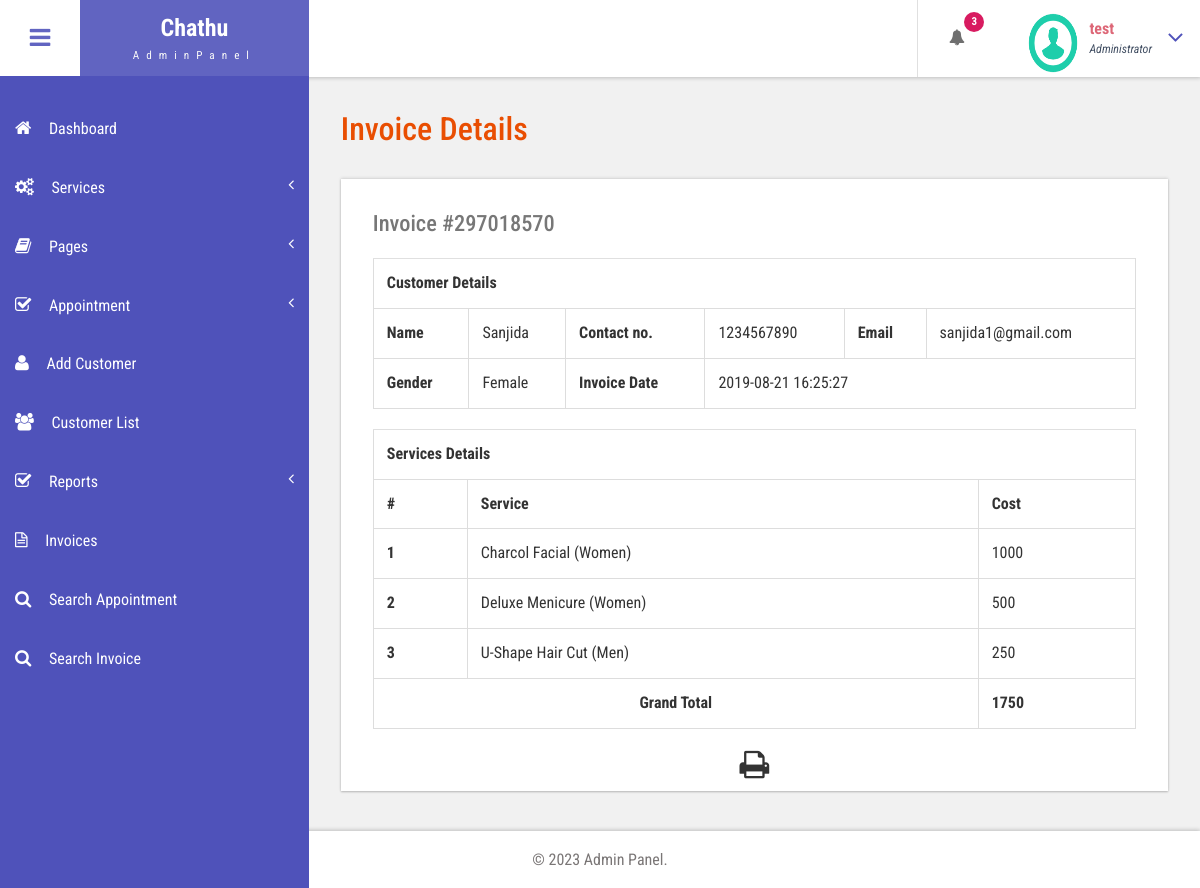
The app's page /admin/view-invoice.php?invoiceid=297018570 (signed in) with its own data.
### tables this page shows
CREATE TABLE `tblservices` (
  `ID` int(10) NOT NULL,
  `ServiceName` varchar(200) DEFAULT NULL,
  `Cost` int(10) DEFAULT NULL,
  `CreationDate` timestamp NULL DEFAULT CURRENT_TIMESTAMP
);

### admin/view-invoice.php (the view, shortened to what this page needs)
<?php
include('includes/dbconnection.php');
if (strlen($_SESSION['bpmsaid']==0)) {
  header('location:logout.php');
  } else{
  ?>
<!DOCTYPE HTML>
<html>
<head>
<link href="css/bootstrap.css" rel='stylesheet' type='text/css' />
<link href="css/style.css" rel='stylesheet' type='text/css' />
<link href="css/font-awesome.css" rel="stylesheet">
<link href="css/animate.css" rel="stylesheet" type="text/css" media="all">
<link href="css/custom.css" rel="stylesheet">
</head>
<body class="cbp-spmenu-push">
	<div class="main-content">
		 <?php include_once('includes/sidebar.php');?>
		 <?php include_once('includes/header.php');?>
		<div id="page-wrapper">
			<div class="main-page">
				<div class="tables" id="exampl">
					<h3 class="title1">Invoice Details</h3>
	<?php
	$invid=intval($_GET['invoiceid']);
$ret=mysqli_query($con,"select DISTINCT  tblinvoice.PostingDate,tblcustomers.Name,tblcustomers.Email,tblcustomers.MobileNumber,tblcustomers.Gender
	from  tblinvoice
	join tblcustomers on tblcustomers.ID=tblinvoice.Userid
	where tblinvoice.BillingId='$invid'");
while ($row=mysqli_fetch_array($ret)) {
?>
					<div class="table-responsive bs-example widget-shadow">
						<h4>Invoice #<?php echo $invid;?></h4>
						<table class="table table-bordered" width="100%" border="1">
<tr>
<th colspan="6">Customer Details</th>
</tr>
							 <tr>
								<th>Name</th>
								<td><?php echo $row['Name']?></td>
								<th>Contact no.</th>
								<td><?php echo $row['MobileNumber']?></td>
								<th>Email </th>
								<td><?php echo $row['Email']?></td>
							</tr>
							 <tr>
								<th>Gender</th>
								<td><?php echo $row['Gender']?></td>
								<th>Invoice Date</th>
								<td colspan="3"><?php echo $row['PostingDate']?></td>
							</tr>
<?php }?>
</table>
<table class="table table-bordered" width="100%" border="1">
<tr>
<th colspan="3">Services Details</th>
</tr>
<tr>
<th>#</th>
<th>Service</th>
<th>Cost</th>
</tr>
<?php
$ret=mysqli_query($con,"select tblservices.ServiceName,tblservices.Cost
	from  tblinvoice
	join tblservices on tblservices.ID=tblinvoice.ServiceId
	where tblinvoice.BillingId='$invid'");
$cnt=1;
while ($row=mysqli_fetch_array($ret)) {
	?>
<tr>
<th><?php echo $cnt;?></th>
<td><?php echo $row['ServiceName']?></td>
<td><?php echo $subtotal=$row['Cost']?></td>
</tr>
<?php
$cnt=$cnt+1;
$gtotal+=$subtotal;
} ?>
<tr>
<th colspan="2" style="text-align:center">Grand Total</th>
<th><?php echo $gtotal?></th>
</tr>
</table>
  <p style="margin-top:1%"  align="center">
  <i class="fa fa-print fa-2x" style="cursor: pointer;"  OnClick="CallPrint(this.value)" ></i>
</p>
					</div>
				</div>
			</div>
		</div>
		 <?php include_once('includes/footer.php');?>
	</div>
</body>
</html>
<?php }  ?>

### admin/includes/header.php (shortened to what this page needs)
<div class="sticky-header header-section ">
      <div class="header-left">
        <button id="showLeftPush"><i class="fa fa-bars"></i></button>
        <div class="logo">
          <a href="index.html">
            <h1>Chathu</h1>
            <span>AdminPanel</span>
          </a>
        </div>
      </div>
      <div class="header-right">
        <div class="profile_details_left">
          <ul class="nofitications-dropdown">
            <?php
$ret1=mysqli_query($con,"select ID,Name from  tblappointment where Status=''");
$num=mysqli_num_rows($ret1);
?>
            <li class="dropdown head-dpdn">
              <a href="#" class="dropdown-toggle" data-toggle="dropdown" aria-expanded="false"><i class="fa fa-bell"></i><span class="badge blue"><?php echo $num;?></span></a>
            </li>
          </ul>
          <div class="clearfix"> </div>
        </div>
        <div class="profile_details">
        <?php
$adid=$_SESSION['bpmsaid'];
$ret=mysqli_query($con,"select AdminName from tbladmin where ID='$adid'");
$row=mysqli_fetch_array($ret);
$name=$row['AdminName'];
?>
          <ul>
            <li class="dropdown profile_details_drop">
              <a href="#" class="dropdown-toggle" data-toggle="dropdown" aria-expanded="false">
                <div class="profile_img">
                  <span class="prfil-img"><img src="images/download (1).png" alt="" width="50" height="60"> </span>
                  <div class="user-name">
                    <p><?php echo $name; ?></p>
                    <span>Administrator</span>
                  </div>
                  <i class="fa fa-angle-down lnr"></i>
                  <div class="clearfix"></div>
                </div>
              </a>
            </li>
          </ul>
        </div>
      </div>
      <div class="clearfix"> </div>
    </div>

### admin/css/style.css (style rules this page uses)
h4, h5, h6, h1, h2, h3 { margin: 0; }
ul, ol { margin: 0; }
p { margin: 0; }
html, body { font-family: 'Roboto Condensed', sans-serif; font-size: 100%; overflow-x: hidden; background: #fff; }
body a { transition: 0.5s all ease; -webkit-transition: 0.5s all ease; -moz-transition: 0.5s all ease; -o-transition: 0.5s all ease; -ms-transition: 0.5s all ease; text-decoration:none; }
h1,h2,h3,h4,h5,h6 { margin:0; }
p { margin:0; }
ul,label { margin:0; padding:0; }
.main-content { position: relative; }
.sticky-header { position: fixed; top: 0; left:0px; width: 100%; z-index: 100; }
.header-section { background:#FFF; box-shadow: 1px 1px 4px rgba(0, 0, 0, 0.21); -webkit-box-shadow: 1px 1px 4px rgba(0, 0, 0, 0.21); -moz-box-shadow: 1px 1px 4px rgba(0, 0, 0, 0.21); -o-box-shadow: 1px 1px 4px rgba(0, 0, 0, 0.21); }
.header-section::after { clear: both; display: block; content: ''; }
.header-left { float: left; width: 45%; }
.header-right { float: right; }
button#showLeftPush { font-size: 1.5em; width: 80px; padding: 0.87em 0; text-align: center; cursor: pointer; float: left; color: #6F6F6F; -moz-transition: all 0.2s ease-out 0s; -webkit-transition: all 0.2s ease-out 0s; transition: all 0.2s ease-out 0s; border: none; background-color: #fff; outline:none; }
.cbp-spmenu-push { overflow-x: hidden; position: relative; }
.cbp-spmenu, .cbp-spmenu-push { -webkit-transition: all 0.3s ease; -moz-transition: all 0.3s ease; transition: all 0.3s ease; }
.cbp-spmenu-push div#page-wrapper { margin: 0 0 0 19.3em; transition:.5s all; -webkit-transition:.5s all; -moz-transition:.5s all; }
.fa { display: inline-block; font-family: FontAwesome; font-style: normal; font-weight: normal; line-height: 1; -webkit-font-smoothing: antialiased; -moz-osx-font-smoothing: grayscale; }
.logo { background: #6164C1; text-align: center; float: left; }
.logo a { padding: 0.9em 3.3em .7em; display: block; text-decoration: none; }
.logo a h1 { color: #fff; font-size: 1.5em; line-height: 1.2em; font-weight: 700; }
.logo a span { color: #F8F8F8; font-size: .7em; text-align: center; letter-spacing: 7px; }
.profile_details_left { float: left; }
li.dropdown.head-dpdn { display: inline-block; padding: 1.7em 0; border-left: 1px solid #E0E0E0; float: left; }
li.dropdown.head-dpdn a.dropdown-toggle { padding: 1.7em 2em; }
i.fa.fa-bell { color:#6F6F6F; }
.header-right span.badge { font-size: 11px; font-weight: bold; color: #FFF; background: #8BC34A; line-height: 15px; width: 20px; height: 20px; border-radius: 2em; -webkit-border-radius: 2em; -moz-border-radius: 2em; -o-border-radius: 2em; text-align: center; display: inline-block; position: absolute; top: 16%; padding: 2px 0 0; }
.header-right span.blue { background-color:#D81B60; }
.profile_details { float: right; }
.profile_details_drop a.dropdown-toggle { display:block; padding: 0.8em 3em 0 2em; }
.profile_img span.prfil-img { float:left; }
.user-name { float:left; margin-top:8px; margin-left:11px; height:35px; }
.profile_details ul li { list-style-type:none; position:relative; }
.profile_details li a i.fa.lnr { position: absolute; top: 34%; right: 8%; color: #4F52BA; font-size: 1.6em; }
.user-name p { font-size:1em; color:#DD6777; line-height:1em; font-weight:700; }
.user-name span { font-size: .75em; font-style: italic; color: #424f63; font-weight: normal; margin-top: .3em; }
.widget-shadow { background-color: #fff; box-shadow: 0 -1px 3px rgba(0,0,0,.12),0 1px 2px rgba(0,0,0,.24); -webkit-box-shadow: 0 -1px 3px rgba(0,0,0,.12),0 1px 2px rgba(0,0,0,.24); -moz-box-shadow: 0 -1px 3px rgba(0,0,0,.12),0 1px 2px rgba(0,0,0,.24); }
h3.title1 { font-size: 2em; color: #e94e02; margin-bottom: 0.8em; }
.table > thead > tr > th, .table > tbody > tr > th, .table > tfoot > tr > th, .table > thead > tr > td, .table > tbody > tr > td, .table > tfoot > tr > td { border-top: none; }
.tables h4 { font-size: 1.4em; margin-bottom: 1em; color: #777777; }
.tables .panel-body ,.tables .bs-example { padding: 2em 2em 0.5em; }
.tables .table > thead > tr > th, .tables .table > tbody > tr > th, .tables .table > tfoot > tr > th, .tables .table > thead > tr > td, .tables .table > tbody > tr > td, .tables .table > tfoot > tr > td { padding: 13px; border-top: 1px solid #E0E0E0; }
.bs-example { margin-top: 2em; }

### admin/css/custom.css (style rules this page uses)
#page-wrapper { padding:7em 2em 2.5em; background-color: #F1F1F1; }

### records on screen
tblservices: ServiceName "Charcol Facial (Women)", Cost "1000"
tblservices: ServiceName "Deluxe Menicure (Women)", Cost "500"
tblservices: ServiceName "U-Shape Hair Cut (Men)", Cost "250"

### other values on screen
$num "3"
$name "test"
$row['Name'] "Sanjida"
$row['MobileNumber'] "1234567890"
$row['Email'] "sanjida1@gmail.com"
$row['Gender'] "Female"
$row['PostingDate'] "2019-08-21 16:25:27"
$gtotal "1750"
